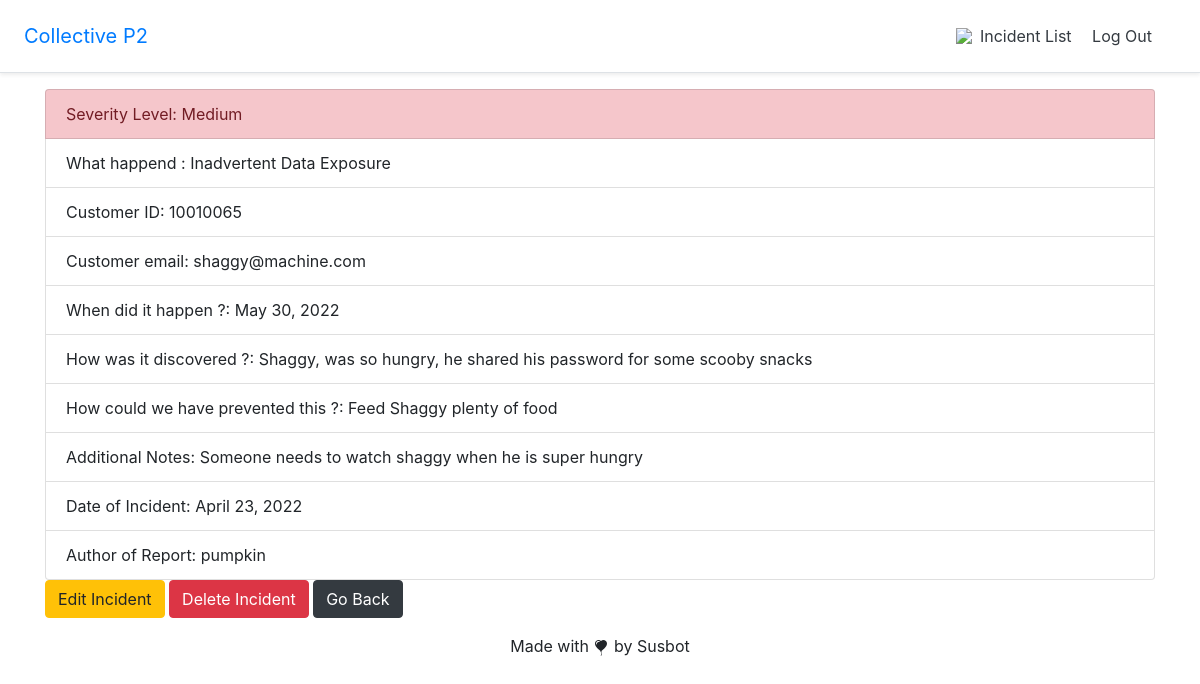
Page /incidents/7/ (signed in) on the committed database.
### incidents/models.py (models this page shows, shortened)
class Incident(models.Model):
    what_happened = models.CharField(max_length=40, choices=incident_type)
    customer_id = models.CharField(max_length=15)
    customer_email = models.EmailField()
    when_did_it_happen = models.DateField(auto_now_add=True, editable=False)
    how_was_it_discovered = models.TextField()
    how_could_we_have_prevented_this = models.TextField()
    additional_notes = models.TextField()
    data_of_incident = models.DateField(auto_now=False)
    level = models.CharField(max_length=20, choices=severity)
    author = models.ForeignKey(
        get_user_model(),
        on_delete=models.CASCADE,
        editable=False
    )

### accounts/models.py (models this page shows)
class CustomUser(AbstractUser):
    age = models.PositiveIntegerField(null=True, blank=True)

### incidents/views.py (the view)
# urls.py: path('<int:pk>/', HomeDetailView.as_view(), name='incidents/incident_detail'),
class HomeDetailView(LoginRequiredMixin, DetailView):
    model = Incident
    template_name = 'incidents/incident_detail.html'

### templates/incidents/incident_detail.html
{% extends 'base.html' %}
{% block content %}
    <div class="post-entry">
        <ul class="list-group">
            <li class="list-group-item list-group-item-danger" aria-disabled="true">Severity Level: {{ incident.level }}</li>
            <li class="list-group-item">What happend : {{ incident.what_happened }}</li>
            <li class="list-group-item">Customer ID: {{ incident.customer_id }}</li>
            <li class="list-group-item">Customer email: {{ incident.customer_email }}</li>
            <li class="list-group-item">When did it happen ?: {{ incident.when_did_it_happen }}</li>
            <li class="list-group-item">How was it discovered ?: {{ incident.how_was_it_discovered }}</li>
            <li class="list-group-item">How could we have prevented this ?: {{ incident.how_could_we_have_prevented_this }}</li>
            <li class="list-group-item">Additional Notes: {{ incident.additional_notes }}</li>
            <li class="list-group-item">Date of Incident: {{ incident.data_of_incident }}</li>
            <li class="list-group-item">Author of Report: {{ incident.author }}</li>
        </ul>
    </div>
    <a class="btn btn-warning" href="{% url 'incidents/incident_edit' incident.pk %}">Edit Incident</a>
    <a class="btn btn-danger" href="{% url 'incidents/incident_delete' incident.pk %}">Delete Incident</a>
    <a class="btn btn-dark" href="{% url 'incidents/incident_list' %}">Go Back</a>
{% endblock content %}

### rows in the picture
Incident: level "Medium", what_happened "Inadvertent Data Exposure", customer_id "10010065", customer_email "shaggy@machine.com", when_did_it_happen "May 30, 2022", how_was_it_discovered "Shaggy, was so hungry, he shared his password for some scooby snacks", how_could_we_have_prevented_this "Feed Shaggy plenty of food", additional_notes "Someone needs to watch shaggy when he is super hungry", data_of_incident "April 23, 2022", author "pumpkin"
